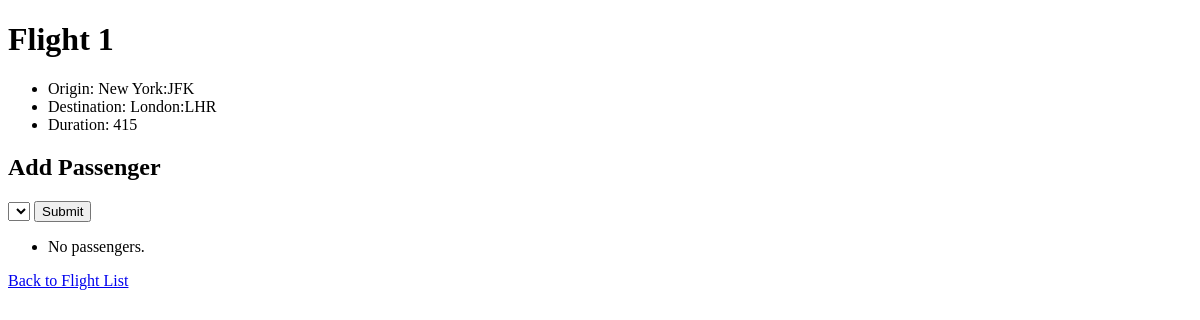
Before: /flights/1 with the older database file.
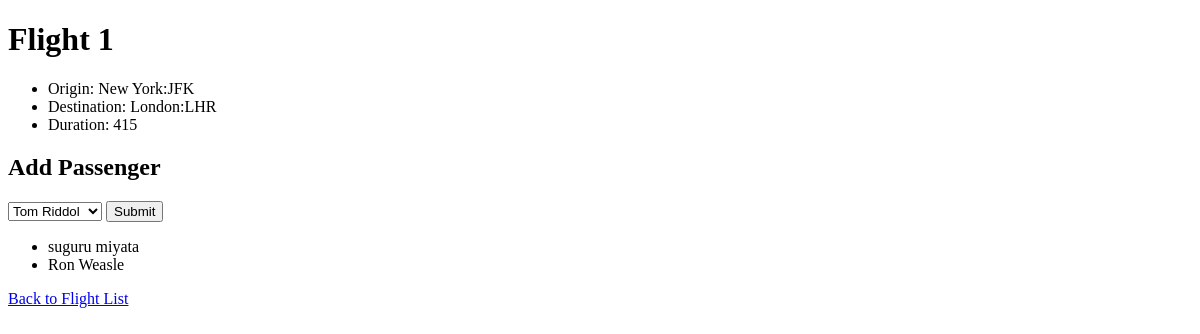
After: the same page with the newer database file.
### flights/models.py (models this page shows)
class Passenger(models.Model):
    first = models.CharField(max_length=64)
    last = models.CharField(max_length=64)
    flights = models.ManyToManyField(Flight, blank=True, related_name="passengers")
    def __str__(self):
        return f"{self.first} {self.last}"

### flights/views.py (the view)
# urls.py: path("<int:flight_id>", views.flight, name="flight"),
def flight(request, flight_id):
    flight = Flight.objects.get(pk=flight_id)
    return render(request, "flights/flight.html", {
        "flight": flight,
        "passengers": flight.passengers.all(),
        "non_passengers": Passenger.objects.exclude(flights=flight).all()
    })

### flights/models.py (called while the page is built)
    def __str__(self):
        return f"{self.city}:{self.code}"

### flights/templates/flights/flight.html (shortened to what this page needs)
{% extends "flights/layout.html" %}
{% block body %}
    <h1>Flight {{ flight.id }}</h1>
    <ul>
        <li>Origin: {{ flight.origin }}</li>
        <li>Destination: {{ flight.destination }}</li>
        <li>Duration: {{ flight.duration }}</li>
    </ul>
    <h2>Add Passenger</h2>
    <form action="{% url 'book' flight.id %}" method="post" >
        <select name="passenger">
           {% for passenger in non_passengers %}
                <option value="{{ passenger.id }}">{{ passenger }}</option>
           {% endfor %}
        </select>
        <input type="submit">
    </form>
    <ul>
        {% for passenger in passengers %}
            <li>{{ passenger }}</li>
        {% empty %}
            <li>No passengers.</li>
        {% endfor %}
    </ul>
    <a href="{% url 'index' %}">Back to Flight List</a>
{% endblock %}

Changed rows visible on the page:
added Passenger: first+last "suguru miyata"
added Passenger: first+last "Ron Weasle"
Other visible differences:
form field passenger: (not shown) → "Tom Riddol"
text no longer shown: "No passengers."
